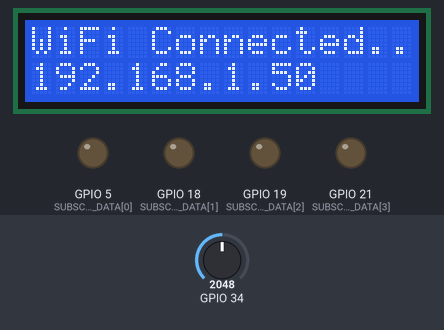
Simulated run of this sketch. Board: ESP32. On the bench: 16×2 character LCD, output pins drawn as LEDs (lit = HIGH). The test bench sets the inputs (shaded band); at power-on: GPIO 34 = 2048 (analog values on the 0–4095 scale). WiFi joins after 1.5 s; servers stay silent unless stated; no MQTT or app messages arrive unless stated; what the sketch prints to the serial monitor is not drawn.

Above: at 1.6 s.
At 4.7 s:
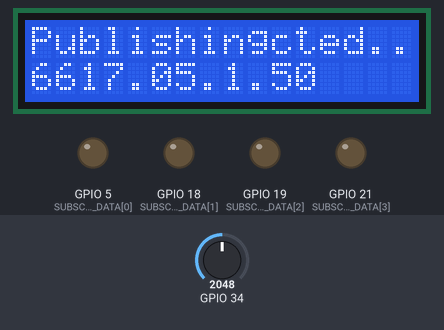
4.8 s: GPIO 34 set to 2866
At 6.6 s:
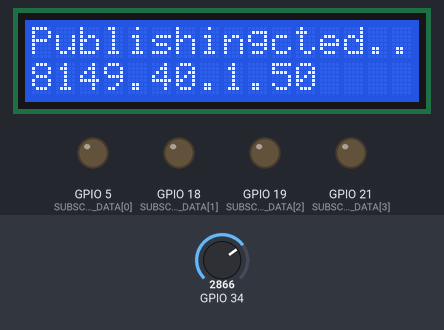
6.9 s: GPIO 34 set to 3603
At 7.8 s:
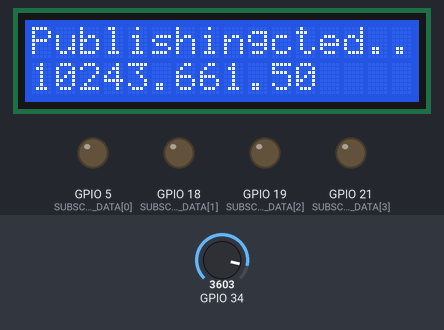
8.7 s: GPIO 34 set to 4095
At 9.7 s:
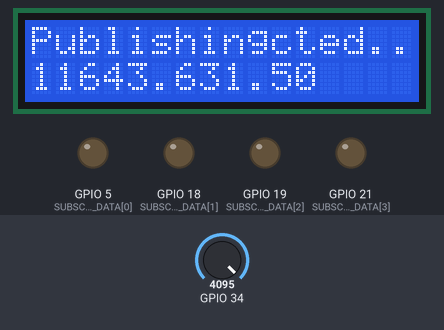
Timing chart, 0 to 11.7 s (numbered marks = the images above; inputs shaded):
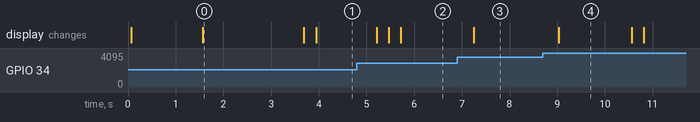

The sketch:

retry.ino
```cpp
/****************************************
   Include Libraries
 ****************************************/
#include <WiFi.h>
#include <PubSubClient.h>
#include <LiquidCrystal.h>

const int rs = 26, en = 25, d4 = 27, d5 = 14, d6 = 12, d7 = 13;
LiquidCrystal lcd(rs, en, d4, d5, d6, d7);
/****************************************
   Define Constants
 ****************************************/
#define WIFISSID "F5" // Put your WifiSSID here
#define PASSWORD "Azam1234" // Put your wifi password here
#define TOKEN "BBFF-a6Pro3e7nkl1yo22SaICqUoNvk134x" // Put your Ubidots' TOKEN
#define MQTT_CLIENT_NAME "Project" // MQTT client Name, please enter your own 8-12 alphanumeric character ASCII string;
//it should be a random and unique ascii string and different from all other devices
#define VARIABLE_LABEL_SUBSCRIBE_01 "led1" // Assing the variable label
#define VARIABLE_LABEL_SUBSCRIBE_02 "led2" // Assing the variable label
#define VARIABLE_LABEL_SUBSCRIBE_03 "led3" // Assing the variable label
#define VARIABLE_LABEL_SUBSCRIBE_04 "led4" // Assing the variable label
#define VARIABLE_LABEL_SUBSCRIBE_05 "relay_05" // Assing the variable label

#define VARIABLE_LABEL_POWER "pub1" // Assing the variable label

#define DEVICE_LABEL "smart_home" // Assing the device label

#define NUMBER_OF_DATA_TO_SUBSCRIBE 5 // Assing number of variabels we need to subscribe

int SUBSCRIBED_DATA[] = {5, 18, 19, 21}; // Set the GPIOs as RELAYs Output

int OUTPUT_PINS[] = {0, 0, 0, 0, 0}; // Values for output on pins
int indx, val_temp;             // variables used to change value of recieved topic

//   Power Meter Variables
float m, n, c, maxi = 0, mini = 1023, v = 0, i = 0, j = 0, power = 0, k = 0;
//----------------------------

//names of variables to subscribe
String Relay_names[] = {"led1", "led2", "led3", "led4", "led5"};

char mqttBroker[]  = "industrial.api.ubidots.com";
char payload[100];
char topic[150];
char topicSubscribe_01[100];
char topicSubscribe_02[100];
char topicSubscribe_03[100];
char topicSubscribe_04[100];
char topicSubscribe_05[100];
char *temp, *temp2;

// Space to store values to send
char str_sensor[10];
char str_lat[6];
char str_lng[6];
unsigned long t;


/****************************************
   Auxiliar Functions
 ****************************************/
WiFiClient ubidots;
PubSubClient client(ubidots);

void callback(char* topic, byte* payload, unsigned int length) {

  temp = strstr(topic, DEVICE_LABEL);
  temp = temp + strlen(DEVICE_LABEL) + 1;

  temp2 = strstr(temp, "/");
  indx = (int) (temp2 - temp);
  temp[indx] = '\0';

  char p[length + 1];
  memcpy(p, payload, length);
  p[length] = NULL;

  val_temp = atoi (p);

  set_data();
}

void reconnect() {
  // Loop until we're reconnected
  while (!client.connected()) {
    Serial.println("Attempting MQTT connection...");

    // Attemp to connect
    if (client.connect(MQTT_CLIENT_NAME, TOKEN, "")) {
      Serial.println("Connected");
      client.subscribe(topicSubscribe_01);
      client.subscribe(topicSubscribe_02);
      client.subscribe(topicSubscribe_03);
      client.subscribe(topicSubscribe_04);
      client.subscribe(topicSubscribe_05);
    } else {
      Serial.print("Failed, rc=");
      Serial.print(client.state());
      Serial.println(" try again in 2 seconds");
      // Wait 2 seconds before retrying
      delay(2000);
    }
  }
}
/****************************************
   User Defined Functions for extra functionality
 ****************************************/
void set_data()
{
  for (int i = 0; i < NUMBER_OF_DATA_TO_SUBSCRIBE; i++) {
    if (String (temp) == Relay_names[i]) OUTPUT_PINS[i] = val_temp;
  }
}

void set_output()
{
  for (int i = 0; i < NUMBER_OF_DATA_TO_SUBSCRIBE; i++) digitalWrite(SUBSCRIBED_DATA[i], OUTPUT_PINS[i]);
}

/****************************************
   Power Functions
 ****************************************/

void findMinMaxV() {
  for (int a = 0; a < 5; a++) {
    m = analogRead(34); // read analog values from pin A0 across capacitor
    n = (m * .324077); //304177 converts analog value(x) into input ac supply value using this formula ( explained in woeking section)
    if (maxi < n) {
      maxi = n;
    }
    if (mini > n) {
      mini = n;
    }
  }
  v = 0.707*maxi;
}
void findMinMaxI() {
  for (int a = 0; a < 5; a++) {
    m = analogRead(34); // read analog values from pin A0 across capacitor
    if (maxi < m) {
      maxi = m;
    }
    if (mini > m) {
      mini = m;
    }
  }
  j = (720 - mini) / 1024 / 148 * 5000;
  if (j < 0) {
    j = 0;
  }
  if (j - 1 <= 0) {
    j = 0.1;
  }
  if ((millis() - t) > 5000) {
    k = j;
    t = millis();
  }
  if ((millis() - t) % 500 == 0) {
    maxi = 0;
    mini = 1023;

    k = j;
  }
}

void clear_all() {
  v    = 0;
  mini = 0;
  maxi = 0;
}

void SerialOutputV() {
  Serial.print("Voltage:" ) ; // specify name to the corresponding value to be printed
  Serial.println(v) ; // prints the ac value on Serial monitor
}
void SerialOutputI  () {
  Serial.print("Current:" ) ; // specify name to the corresponding value to be printed
  Serial.println(i) ; // prints the ac value on Serial monitor
}

void callback_pub(char* topic, byte * payload, unsigned int length) {
  char p[length + 1];
  memcpy(p, payload, length);
  p[length] = NULL;
  String message(p);
  Serial.write(payload, length);
  Serial.println(topic);
  lcd.setCursor(0,0);
  lcd.print("Publish");
  lcd.setCursor(0,1);
  lcd.print(topic);
  delay(500);
}

/****************************************
   Main Functions
 ****************************************/
void setup() {
  Serial.begin(115200);
  lcd.begin(16, 2);
  analogReadResolution(10);
  maxi = 0, mini = 1023;
  t = millis();
  WiFi.begin(WIFISSID, PASSWORD);
  // Assign the pin as OUTPUT
  for (int i = 0; i < NUMBER_OF_DATA_TO_SUBSCRIBE; i++) {
    pinMode(SUBSCRIBED_DATA[i], OUTPUT);
  }

  Serial.println();
  Serial.print("Wait for WiFi...");

  lcd.setCursor(0,0);
  lcd.print("Wait for WiFi...");


  while (WiFi.status() != WL_CONNECTED) {
    Serial.print(".");
    delay(500);
  }

  Serial.println("");
  Serial.println("WiFi Connected");
  Serial.println("IP address: ");
  Serial.println(WiFi.localIP());
  lcd.setCursor(0,0);
  lcd.print("WiFi Connected");
  lcd.setCursor(0,1);
  lcd.print(WiFi.localIP());
  delay(2000);
  client.setServer(mqttBroker, 1883);
  client.setCallback(callback);

  sprintf(topicSubscribe_01, "/v1.6/devices/%s/%s/lv", DEVICE_LABEL, VARIABLE_LABEL_SUBSCRIBE_01);
  sprintf(topicSubscribe_02, "/v1.6/devices/%s/%s/lv", DEVICE_LABEL, VARIABLE_LABEL_SUBSCRIBE_02);
  sprintf(topicSubscribe_03, "/v1.6/devices/%s/%s/lv", DEVICE_LABEL, VARIABLE_LABEL_SUBSCRIBE_03);
  sprintf(topicSubscribe_04, "/v1.6/devices/%s/%s/lv", DEVICE_LABEL, VARIABLE_LABEL_SUBSCRIBE_04);
  sprintf(topicSubscribe_05, "/v1.6/devices/%s/%s/lv", DEVICE_LABEL, VARIABLE_LABEL_SUBSCRIBE_05);


  client.subscribe(topicSubscribe_01);
  client.subscribe(topicSubscribe_02);
  client.subscribe(topicSubscribe_03);
  client.subscribe(topicSubscribe_04);
  client.subscribe(topicSubscribe_05);

}

void loop() {
  if (!client.connected()) {
    reconnect();

    Serial.print("subscribing to topic:");
    Serial.println(VARIABLE_LABEL_SUBSCRIBE_01);
    client.subscribe(topicSubscribe_01);

    Serial.print("subscribing to topic:");
    Serial.println(VARIABLE_LABEL_SUBSCRIBE_02);
    client.subscribe(topicSubscribe_02);

    Serial.print("subscribing to topic:");
    Serial.println(VARIABLE_LABEL_SUBSCRIBE_03);
    client.subscribe(topicSubscribe_03);

    Serial.print("subscribing to topic:");
    Serial.println(VARIABLE_LABEL_SUBSCRIBE_04);
    client.subscribe(topicSubscribe_04);

    Serial.print("subscribing to topic:");
    Serial.println(VARIABLE_LABEL_SUBSCRIBE_05);
    client.subscribe(topicSubscribe_05);
  }

  sprintf(topic, "%s%s", "/v1.6/devices/", DEVICE_LABEL);
  sprintf(payload, "%s", ""); // Cleans the payload
  sprintf(payload, "{\"%s\":", VARIABLE_LABEL_POWER); // Adds the variable label

  //  _----____----____Power
  findMinMaxV();
  //  SerialOutputV();
  //  clear_all();
  findMinMaxI();
  //  SerialOutputI();
  //  clear_all();
  power = v * j;
  //  if (power < 0)
  //    power = 0;
  Serial.print("Power is: ");
  Serial.print(power);
  Serial.print("\t");
  Serial.print(v);
  Serial.print("\t");
  Serial.println(j);
  delay(50);

  float lat = 6.101;
  float lng = -1.293;

  /* 4 is mininum width, 2 is precision; float value is copied onto str_sensor*/
  dtostrf(power, 4, 2, str_sensor);
  dtostrf(lat, 4, 2, str_lat);
  dtostrf(lng, 4, 2, str_lng);

  sprintf(payload, "%s {\"value\": %s", payload, str_sensor); // Adds the value
  sprintf(payload, "%s, \"context\":{\"lat\": %s, \"lng\": %s}", payload, str_lat, str_lng); // Adds coordinates
  sprintf(payload, "%s } }", payload); // Closes the dictionary brackets
  Serial.println("Publishing data to Ubidots Cloud");
  lcd.setCursor(0,0);
  lcd.print("Publishing");
  lcd.setCursor(0,1);
  lcd.print(power);

  client.publish(topic, payload);
  //    _________________------

  set_output();
  //  client.loop();
  delay(200);
}
```

Measured:
- after the input at 4.8 s, the display: first changes after 0.41 s (image 2 shows a later state)
- after the input at 6.9 s, the display: changes after 0.35 s (image 3)
- what the display in image 0 shows lasts 2.1 s, from 1.6 s to 3.7 s
- what the display in image 4 shows lasts 1.6 s, from 9.0 s to 10.6 s
